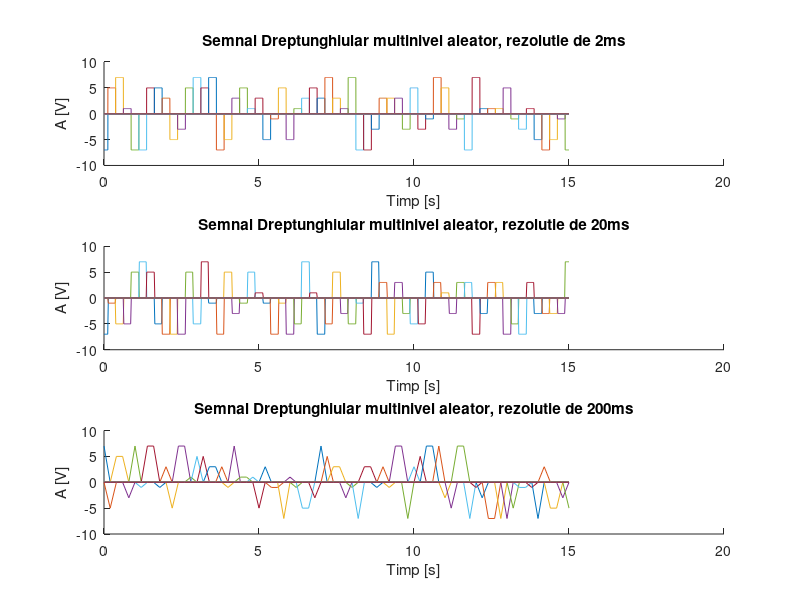

Reproduce this figure in MATLAB.
%Se va genera un semnal cu rezolutie temporara de 2ms, 20ms 200ms 
%pentru un semnal continuu de tipul:
 %Semnal dreptunghiular multinivel, aleator:
   %Durata fiec?rui nivel: 0,25 s. 
   %Nivelurile: 
%d.){-7,-5,-3,-1,1,3,5,7}

%rezolutie temporala de 2ms 
nivel = [ -7 -5 -3 -1 1 3 5 7]
t=0:0.002:15
subplot(3,1,1)
hold on
title('Semnal Dreptunghiular multinivel aleator, rezolutie de 2ms')
xlabel('Timp [s]')
ylabel('A [V]')
for n=0:0.25:40
x = datasample(nivel, 1)
plot(t, x*rectpuls(t-n, 0.25))
end

%rezolutie temporala de 20ms 
nivel = [ -7 -5 -3 -1 1 3 5 7]
t=0:0.02:15
subplot(3,1,2)
hold on
title('Semnal Dreptunghiular multinivel aleator, rezolutie de 20ms')
xlabel('Timp [s]')
ylabel('A [V]')
for n=0:0.25:40
x = datasample(nivel, 1)
plot(t, x*rectpuls(t-n, 0.25))
end

%rezolutie temporala de 200ms 
nivel = [ -7 -5 -3 -1 1 3 5 7]
t=0:0.2:15
subplot(3,1,3)
hold on
title('Semnal Dreptunghiular multinivel aleator, rezolutie de 200ms')
xlabel('Timp [s]')
ylabel('A [V]')
for n=0:0.25:40
x = datasample(nivel, 1)
plot(t, x*rectpuls(t-n, 0.25))
end